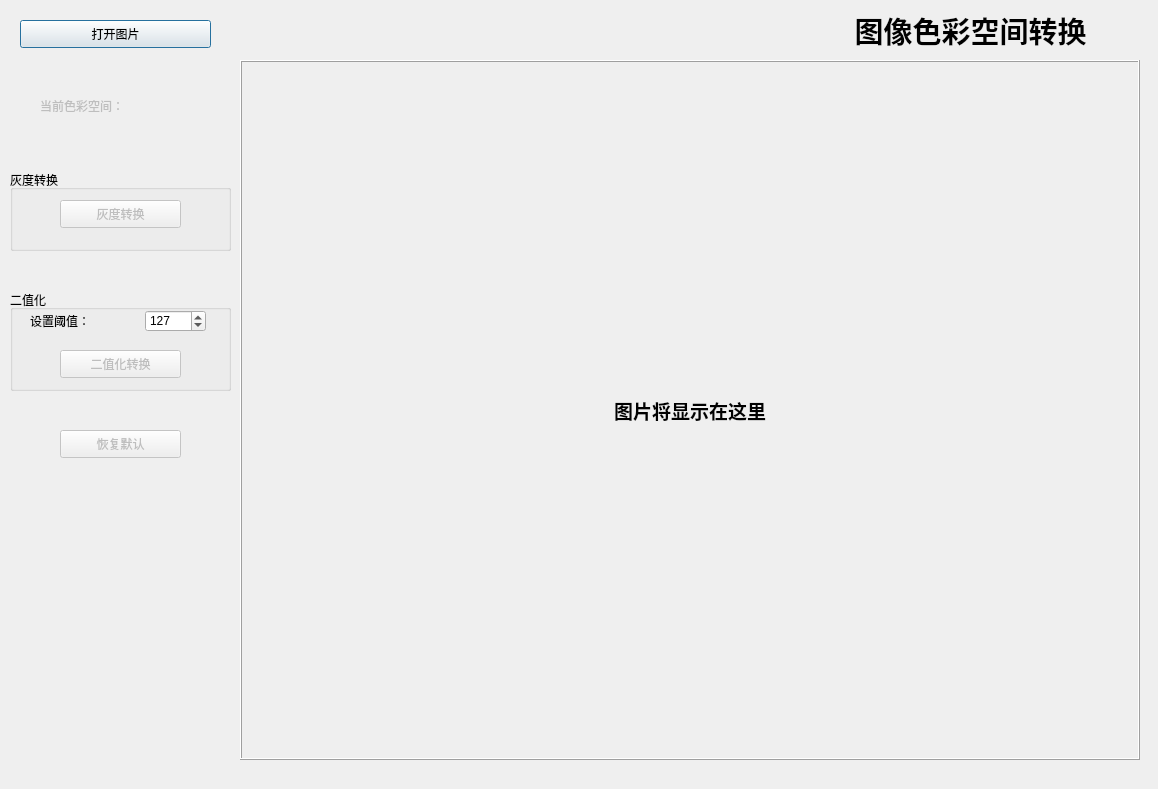
<?xml version="1.0" encoding="UTF-8"?>
<ui version="4.0">
 <class>Form</class>
 <widget class="QWidget" name="Form">
  <property name="geometry">
   <rect>
    <x>0</x>
    <y>0</y>
    <width>1158</width>
    <height>789</height>
   </rect>
  </property>
  <property name="windowTitle">
   <string>图像色彩空间转换</string>
  </property>
  <widget class="QLabel" name="label_title">
   <property name="geometry">
    <rect>
     <x>810</x>
     <y>10</y>
     <width>321</width>
     <height>41</height>
    </rect>
   </property>
   <property name="font">
    <font>
     <family>Agency FB</family>
     <pointsize>22</pointsize>
     <weight>75</weight>
     <bold>true</bold>
    </font>
   </property>
   <property name="text">
    <string>图像色彩空间转换</string>
   </property>
   <property name="alignment">
    <set>Qt::AlignCenter</set>
   </property>
  </widget>
  <widget class="QLabel" name="label_image">
   <property name="geometry">
    <rect>
     <x>240</x>
     <y>60</y>
     <width>900</width>
     <height>700</height>
    </rect>
   </property>
   <property name="font">
    <font>
     <family>Agency FB</family>
     <pointsize>14</pointsize>
     <weight>75</weight>
     <bold>true</bold>
    </font>
   </property>
   <property name="frameShape">
    <enum>QFrame::Box</enum>
   </property>
   <property name="frameShadow">
    <enum>QFrame::Raised</enum>
   </property>
   <property name="text">
    <string>图片将显示在这里</string>
   </property>
   <property name="alignment">
    <set>Qt::AlignCenter</set>
   </property>
  </widget>
  <widget class="QPushButton" name="pushButton_open_file">
   <property name="geometry">
    <rect>
     <x>20</x>
     <y>20</y>
     <width>191</width>
     <height>28</height>
    </rect>
   </property>
   <property name="text">
    <string>打开图片</string>
   </property>
   <property name="checkable">
    <bool>false</bool>
   </property>
   <property name="default">
    <bool>true</bool>
   </property>
  </widget>
  <widget class="QGroupBox" name="groupBox">
   <property name="geometry">
    <rect>
     <x>10</x>
     <y>170</y>
     <width>221</width>
     <height>81</height>
    </rect>
   </property>
   <property name="title">
    <string>灰度转换</string>
   </property>
   <widget class="QPushButton" name="pushButton_gray_convert">
    <property name="enabled">
     <bool>false</bool>
    </property>
    <property name="geometry">
     <rect>
      <x>50</x>
      <y>30</y>
      <width>121</width>
      <height>28</height>
     </rect>
    </property>
    <property name="text">
     <string>灰度转换</string>
    </property>
   </widget>
  </widget>
  <widget class="QGroupBox" name="groupBox_2">
   <property name="geometry">
    <rect>
     <x>10</x>
     <y>290</y>
     <width>221</width>
     <height>101</height>
    </rect>
   </property>
   <property name="title">
    <string>二值化</string>
   </property>
   <widget class="QLabel" name="label_bin_convert_1">
    <property name="geometry">
     <rect>
      <x>20</x>
      <y>20</y>
      <width>91</width>
      <height>21</height>
     </rect>
    </property>
    <property name="text">
     <string>设置阈值：</string>
    </property>
   </widget>
   <widget class="QPushButton" name="pushButton_bin_convert">
    <property name="enabled">
     <bool>false</bool>
    </property>
    <property name="geometry">
     <rect>
      <x>50</x>
      <y>60</y>
      <width>121</width>
      <height>28</height>
     </rect>
    </property>
    <property name="text">
     <string>二值化转换</string>
    </property>
   </widget>
   <widget class="QSpinBox" name="spinBox_bin_threshold">
    <property name="geometry">
     <rect>
      <x>135</x>
      <y>20</y>
      <width>61</width>
      <height>22</height>
     </rect>
    </property>
    <property name="maximum">
     <number>255</number>
    </property>
    <property name="value">
     <number>127</number>
    </property>
   </widget>
  </widget>
  <widget class="QWidget" name="layoutWidget">
   <property name="geometry">
    <rect>
     <x>40</x>
     <y>80</y>
     <width>149</width>
     <height>51</height>
    </rect>
   </property>
   <layout class="QHBoxLayout" name="horizontalLayout">
    <item>
     <widget class="QLabel" name="label_color_space_1">
      <property name="enabled">
       <bool>false</bool>
      </property>
      <property name="font">
       <font>
        <family>Agency FB</family>
        <pointsize>9</pointsize>
       </font>
      </property>
      <property name="text">
       <string>当前色彩空间：</string>
      </property>
      <property name="alignment">
       <set>Qt::AlignCenter</set>
      </property>
     </widget>
    </item>
    <item>
     <widget class="QLabel" name="label_color_space_2">
      <property name="enabled">
       <bool>false</bool>
      </property>
      <property name="font">
       <font>
        <family>Agency FB</family>
       </font>
      </property>
      <property name="text">
       <string/>
      </property>
      <property name="alignment">
       <set>Qt::AlignCenter</set>
      </property>
     </widget>
    </item>
   </layout>
  </widget>
  <widget class="QPushButton" name="pushButton_reset">
   <property name="enabled">
    <bool>false</bool>
   </property>
   <property name="geometry">
    <rect>
     <x>60</x>
     <y>430</y>
     <width>121</width>
     <height>28</height>
    </rect>
   </property>
   <property name="text">
    <string>恢复默认</string>
   </property>
  </widget>
 </widget>
 <resources/>
 <connections/>
</ui>
